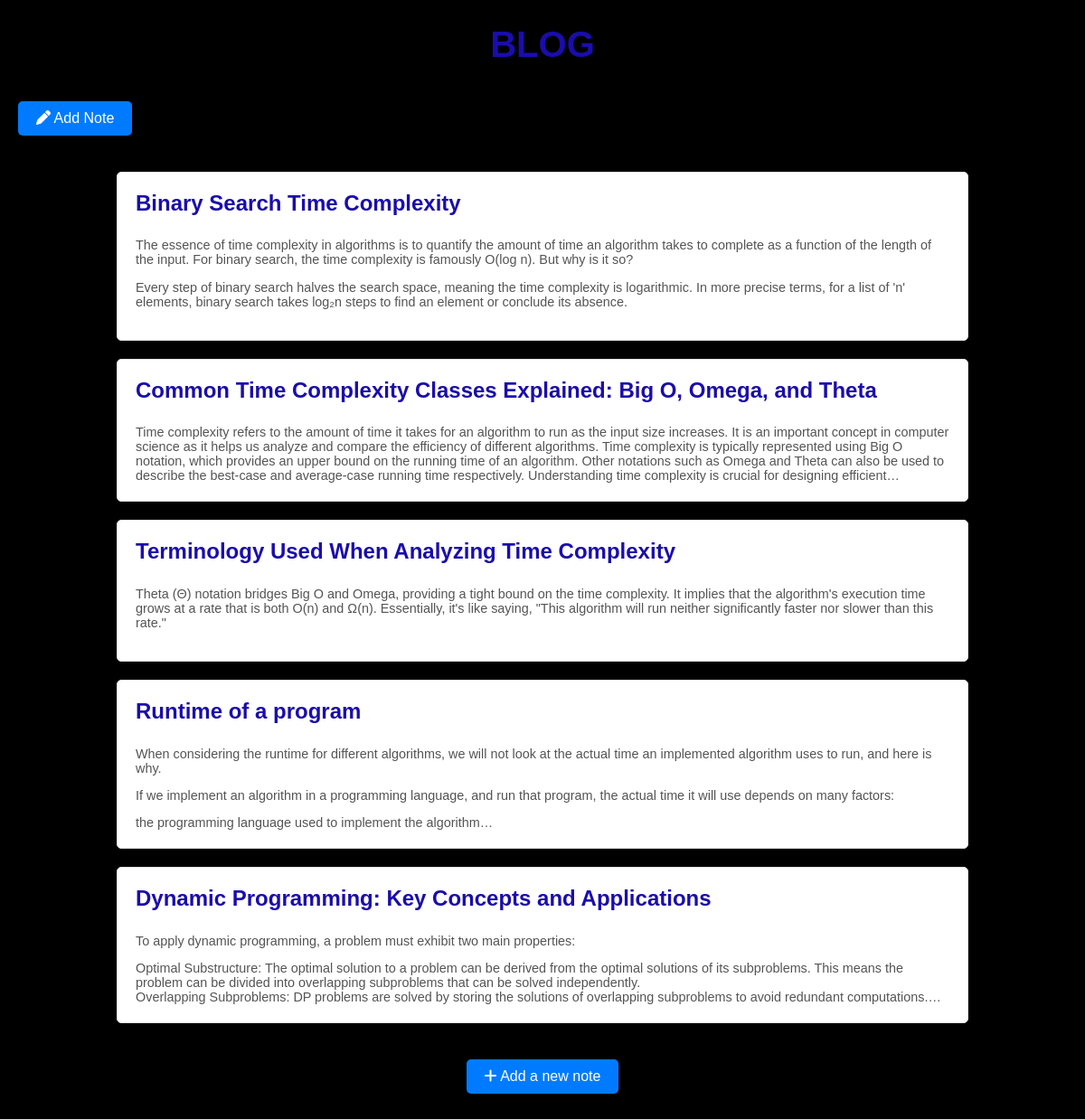
Page /blog/ (signed in) on the committed database.
### accounts/models.py (models this page shows, shortened)
class Note(models.Model):
    title = models.CharField(max_length=200)
    created_at = models.DateTimeField(auto_now_add=True)

class Subheading(models.Model):
    note = models.ForeignKey(Note, on_delete=models.CASCADE, related_name='subheadings')
    heading = models.CharField(max_length=200)
    content = models.TextField()

### accounts/views.py (the view)
# urls.py: path('blog/', views.blog, name='blog'),
@login_required
def blog(request):
    notes = Note.objects.all()
    return render(request, 'accounts/blog.html', {'notes': notes})

### accounts/templates/accounts/blog.html (shortened to what this page needs)
<!DOCTYPE html>
<html lang="en">
<head>
    <link rel="stylesheet" href="https://cdnjs.cloudflare.com/ajax/libs/font-awesome/6.0.0-beta3/css/all.min.css">
</head>
<body>
    <h1>BLOG</h1>
    <a href="{% url 'add_note' %}" class="add-note-button">
        <i class="fas fa-pen"></i> Add Note
    </a>
    <div>
    {% for note in notes %}
        <div class="note-container">
            <h2><a href="{% url 'note_detail' note.id %}">{{ note.title }}</a></h2>
            {% if note.subheadings.all %}
                <div class="content" >{{ note.subheadings.all.0.content|linebreaks }}</div>
            {% else %}
                <p>No subheadings available for this note.</p>
            {% endif %}
        </div>
    {% empty %}
        <p style="color: white; text-align: center;">No notes available</p>
    {% endfor %}
    </div>
    <div class="footer-link">
        <a href="{% url 'add_note' %}" class="add-note-button">
            <i class="fas fa-plus"></i> Add a new note
        </a>
    </div>
</body>
</html>

### accounts/templates/accounts/blog.html (style rules this page uses)
body { font-family: Arial, sans-serif; margin: 20px; background-color: black; color: white; }
h1 { color: #1a0dab; text-align: center; margin-bottom: 20px; font-size: 2.5rem; }
a.add-note-button { display: inline-block; background-color: #007bff; color: white; padding: 10px 20px; border-radius: 5px; text-decoration: none; transition: background-color 0.3s; margin: 20px auto; text-align: center; }
.note-container { max-width: 900px; margin: 20px auto; padding: 20px; background-color: white; border: 1px solid #e1e1e1; border-radius: 5px; box-shadow: 0px 2px 4px rgba(0, 0, 0, 0.1); }
.note-container h2 { margin: 0 0 10px 0; font-size: 1.5rem; }
.note-container h2 a { color: #1a0dab; text-decoration: none; }
.content { color: #545454; font-size: 0.9rem; overflow: hidden; text-overflow: ellipsis; display: -webkit-box; -webkit-line-clamp: 4; -webkit-box-orient: vertical; }
.footer-link { text-align: center; margin-top: 20px; }
.footer-link a { text-decoration: none; color: white; }

### rows in the picture
Note: title "Binary Search Time Complexity", subheadings.all.0.content "The essence of time complexity in algorithms is to quantify the amount of time an algorithm takes to complete as a function of the length of the input. For binary search, the time complexity is famously O(log n). But why is it so? Every step of binary search halves the search space, meaning the time complexity is logarithmic. In more precise terms, for a list of 'n' elements, binary search takes log₂n steps to find an element or conclude its absence."
Note: title "Common Time Complexity Classes Explained: Big O, Omega, and Theta", subheadings.all.0.content "Time complexity refers to the amount of time it takes for an algorithm to run as the input size increases. It is an important concept in computer science as it helps us analyze and compare the efficiency of different algorithms. Time complexity is typically represented using Big O notation, which provides an upper bound on the running time of an algorithm. Other notations such as Omega and Theta can also be used to describe the best-case and average-case running time respectively. Understanding time complexity is crucial for designing…"
Note: title "Terminology Used When Analyzing Time Complexity", subheadings.all.0.content "Theta (Θ) notation bridges Big O and Omega, providing a tight bound on the time complexity. It implies that the algorithm's execution time grows at a rate that is both O(n) and Ω(n). Essentially, it's like saying, \"This algorithm will run neither significantly faster nor slower than this rate.\""
Note: title "Runtime of a program", subheadings.all.0.content "When considering the runtime for different algorithms, we will not look at the actual time an implemented algorithm uses to run, and here is why. If we implement an algorithm in a programming language, and run that program, the actual time it will use depends on many factors: the programming language used to implement the algorithm"
Note: title "Dynamic Programming: Key Concepts and Applications", subheadings.all.0.content "To apply dynamic programming, a problem must exhibit two main properties: Optimal Substructure: The optimal solution to a problem can be derived from the optimal solutions of its subproblems. This means the problem can be divided into overlapping subproblems that can be solved independently. Overlapping Subproblems: DP problems are solved by storing the solutions of overlapping subproblems to avoid redundant computations."
